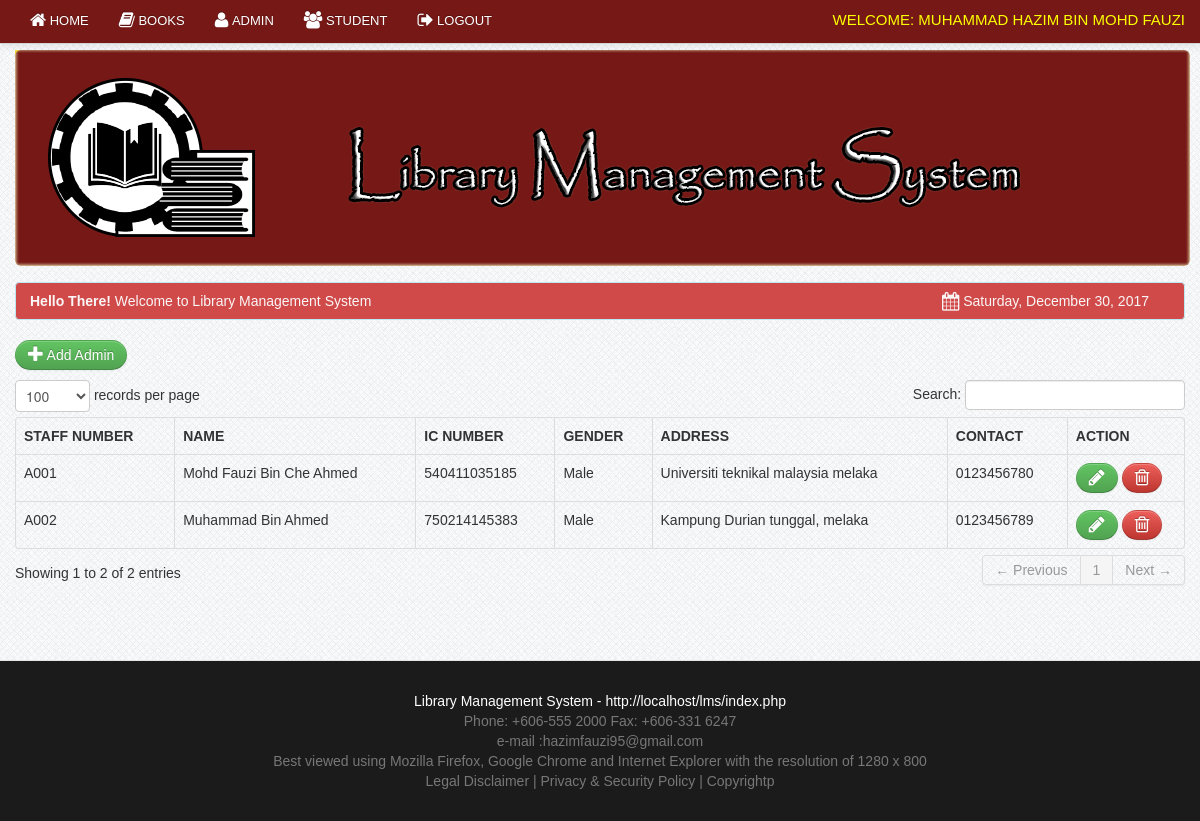
Page /member/admin.php (signed in) on the committed database.
### tables this page shows
CREATE TABLE `member` (
  `member_id` int(11) NOT NULL,
  `matric_no` varchar(100) NOT NULL,
  `name` varchar(100) NOT NULL,
  `ic_number` varchar(12) NOT NULL,
  `password` varchar(20) NOT NULL,
  `gender` varchar(10) NOT NULL,
  `address` varchar(100) NOT NULL,
  `contact` varchar(100) NOT NULL,
  `year_level` varchar(100) NOT NULL,
  `level` varchar(5) NOT NULL,
  `status` varchar(10) NOT NULL
);

### member/session.php (called while the page is built, shortened)
<?php
$session_id=$_SESSION['id'];
?>

### member/admin.php (the view, shortened to what this page needs)
<?php include('header.php'); ?>
<?php include('session.php'); ?>
<?php include('admin_navbar.php'); ?>
    <div class="container">
		<div class="margin-top">
			<div class="row">
            <?php include('head.php'); ?>
			<div class="span12">
            <p><a href="admin_add.php" class="btn btn-success"><i class="icon-plus icon-large"></i>&nbsp;Add Admin</a></p>
                            <table cellpadding="0" cellspacing="0" border="0" class="table  table-bordered" id="example">
                                <thead>
                                    <tr>
                                        <th>Staff Number</th>
                                        <th>Name</th>
                                        <th>Ic Number</th>
										<th>Gender</th>
										<th>Address</th>
										<th>Contact</th>
                                        <th>Action</th>
                                      </tr>
                                </thead>
                                <tbody>
                                  <?php  $user_query=mysql_query("select * from member where level='Admin' and member_id !='$session_id'")or die(mysql_error());
									while($row=mysql_fetch_array($user_query)){
									$id=$row['member_id'];  ?>
									<tr class="del<?php echo $id ?>">
                                    <td><?php echo $row['matric_no']; ?></td>
                                    <td><?php echo $row['name']; ?> </td>
                                    <td><?php echo $row['ic_number']; ?> </td>
                                    <td><?php echo $row['gender']; ?> </td>
                                    <td><?php echo $row['address']; ?></td>
									<td><?php echo $row['contact']; ?></td>
                                    <td width="100">
										<a rel="tooltip"  title="Edit" id="e<?php echo $id; ?>" href="#edit<?php echo $id; ?>" data-toggle="modal" class="btn btn-success"><i class="icon-pencil icon-large"></i></a>
                                    	<?php include('admin_edit_modal.php'); ?>
                                        <a rel="tooltip"  title="Delete" id="<?php echo $id; ?>"  href="#delete_user<?php echo $id; ?>" data-toggle="modal"  class="btn btn-danger"><i class="icon-trash icon-large"></i></a>
									</td>
								    </tr>
									<?php  }  ?>
                                </tbody>
                            </table>
			</div>
			</div>
		</div>
    </div>
<?php include('footer.php') ?>

### member/admin_navbar.php (shortened to what this page needs)
 <div class="navbar navbar-fixed-top navbar-inverse">
       <div class="navbar-inner">
           <div class="container">
               <div class="nav-collapse collapse">
<ul class="nav">
<li><a href="admin_dashboard.php"><i class="icon-home icon-large"></i>&nbsp;Home</a></li>
               <li><a href="admin_books.php"><i class="icon-book icon-large"></i>&nbsp;Books</a></li>
               <li><a href="admin.php"><i class="icon-user icon-large"></i>&nbsp;Admin</a></li>
               <li><a href="admin_student.php"><i class="icon-group icon-large"></i>&nbsp;Student</a></li>
   <li><a href="logout.php"><i class="icon-signout icon-large"></i>&nbsp;Logout</a></li>
</ul>
 <div class="pull-right">
	<div class="admin">Welcome:
                   <?php
	$query = mysql_query("select name from member where member_id = '$session_id'")or die(mysql_error());
	$row=mysql_fetch_array($query);
	echo $row[0];
	?>
                   </div>
                </div>
               </div>
           </div>
       </div>
   </div>

### css/docs.css (style rules this page uses)
body { font-family:'TR Century Gothic',Helvetica,Arial,sans-serif !important; }
.btn { border-radius: 25px !important; }
th { text-transform:uppercase; }
.nav li a { text-transform:uppercase; }
.admin { color: yellow; font-size: 15px; margin-top: 10px; text-transform: uppercase; }
.margin-top { margin-top:50px; }
body { background: url(../img/grid_noise.png); position: relative; }
body > .navbar { font-size: 13px; }

### css/print.css (style rules this page uses)
.navbar { display:none; }
th { text-align:left; }
td { text-align:left; border-top:1px solid; padding:2px; }
.btn { display:none; }
body { font-family:arial; font-size:13px; }
.nav { display:none; }

### rows in the picture
member: name "MUHAMMAD HAZIM BIN MOHD FAUZI"
member: matric_no "A001", name "Mohd Fauzi Bin Che Ahmed", ic_number "540411035185", gender "Male", address "Universiti teknikal malaysia melaka", contact "0123456780"
member: matric_no "A002", name "Muhammad Bin Ahmed", ic_number "750214145383", gender "Male", address "Kampung Durian tunggal, melaka", contact "0123456789"
